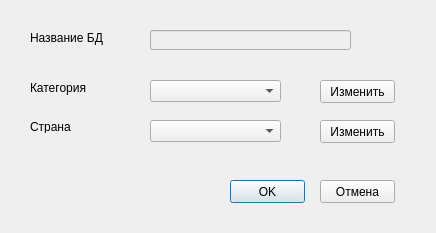
<?xml version="1.0" encoding="UTF-8"?>
<ui version="4.0">
 <class>Dialog</class>
 <widget class="QDialog" name="Dialog">
  <property name="geometry">
   <rect>
    <x>0</x>
    <y>0</y>
    <width>436</width>
    <height>233</height>
   </rect>
  </property>
  <property name="windowTitle">
   <string>Изменение базы</string>
  </property>
  <widget class="QPushButton" name="chngAccept">
   <property name="geometry">
    <rect>
     <x>230</x>
     <y>180</y>
     <width>75</width>
     <height>23</height>
    </rect>
   </property>
   <property name="text">
    <string>OK</string>
   </property>
  </widget>
  <widget class="QLabel" name="label_2">
   <property name="geometry">
    <rect>
     <x>30</x>
     <y>30</y>
     <width>91</width>
     <height>16</height>
    </rect>
   </property>
   <property name="text">
    <string>Название БД</string>
   </property>
  </widget>
  <widget class="QLineEdit" name="chngName">
   <property name="enabled">
    <bool>false</bool>
   </property>
   <property name="geometry">
    <rect>
     <x>150</x>
     <y>30</y>
     <width>201</width>
     <height>20</height>
    </rect>
   </property>
  </widget>
  <widget class="QPushButton" name="chngCategoryBtn">
   <property name="geometry">
    <rect>
     <x>320</x>
     <y>80</y>
     <width>75</width>
     <height>23</height>
    </rect>
   </property>
   <property name="text">
    <string>Изменить</string>
   </property>
  </widget>
  <widget class="QLabel" name="label_4">
   <property name="geometry">
    <rect>
     <x>30</x>
     <y>120</y>
     <width>47</width>
     <height>13</height>
    </rect>
   </property>
   <property name="text">
    <string>Страна</string>
   </property>
  </widget>
  <widget class="QPushButton" name="chngReject">
   <property name="geometry">
    <rect>
     <x>320</x>
     <y>180</y>
     <width>75</width>
     <height>23</height>
    </rect>
   </property>
   <property name="text">
    <string>Отмена</string>
   </property>
  </widget>
  <widget class="QLabel" name="label_3">
   <property name="geometry">
    <rect>
     <x>30</x>
     <y>80</y>
     <width>71</width>
     <height>16</height>
    </rect>
   </property>
   <property name="text">
    <string>Категория</string>
   </property>
  </widget>
  <widget class="QComboBox" name="chngCategory">
   <property name="geometry">
    <rect>
     <x>150</x>
     <y>80</y>
     <width>131</width>
     <height>22</height>
    </rect>
   </property>
  </widget>
  <widget class="QPushButton" name="chngCountryBtn">
   <property name="geometry">
    <rect>
     <x>320</x>
     <y>120</y>
     <width>75</width>
     <height>23</height>
    </rect>
   </property>
   <property name="text">
    <string>Изменить</string>
   </property>
  </widget>
  <widget class="QComboBox" name="chngCountry">
   <property name="geometry">
    <rect>
     <x>150</x>
     <y>120</y>
     <width>131</width>
     <height>22</height>
    </rect>
   </property>
  </widget>
 </widget>
 <resources/>
 <connections/>
</ui>
